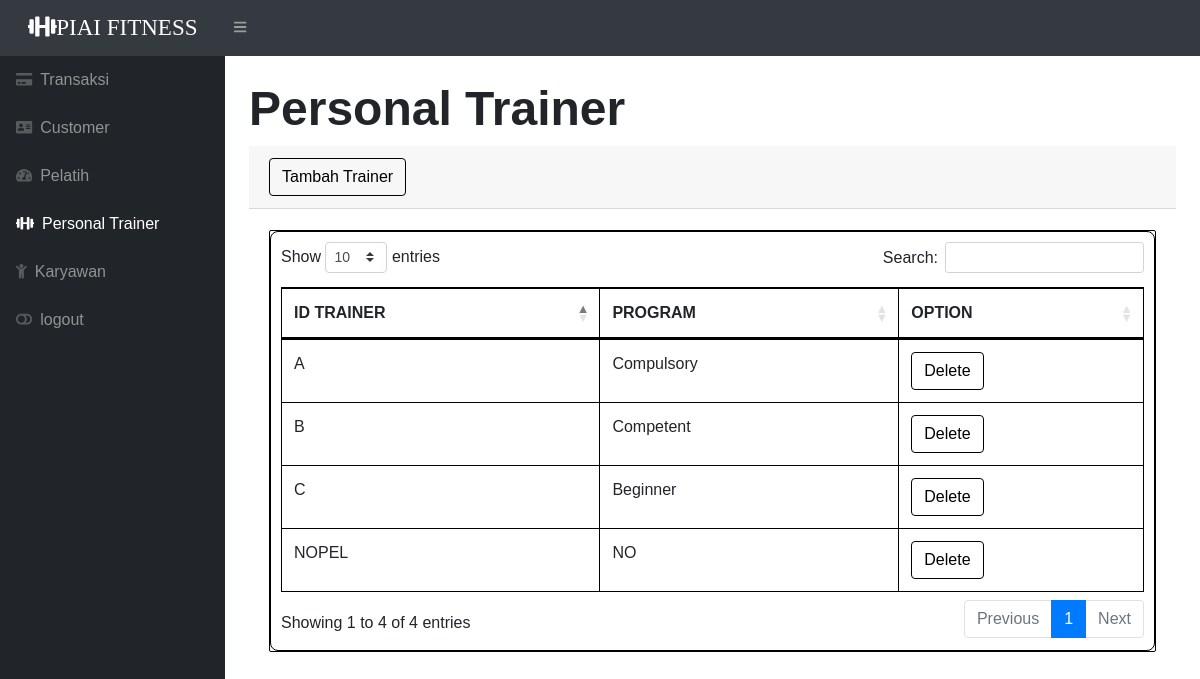
/personaltrainer.php, run on the app's committed database.
### tables this page shows
CREATE TABLE `personaltrainer` (
  `idpersonaltrainer` varchar(15) NOT NULL,
  `program` varchar(15) NOT NULL
);

### personaltrainer.php (the view, shortened to what this page needs)
<?php
require 'function.php';
?>
<!DOCTYPE html>
<html lang="en">
    <head>
        <link href="css/styles.css" rel="stylesheet" />
        <link href="https://cdn.datatables.net/1.10.20/css/dataTables.bootstrap4.min.css" rel="stylesheet" />
    </head>
    <body class="sb-nav-fixed">
        <nav class="sb-topnav navbar navbar-expand navbar-dark bg-dark">
        <div class="navbar-brand"><i class="fa fa-dumbbell"></i>PIAI FITNESS</div>
            <button class="btn btn-link btn-sm order-1 order-lg-0" id="sidebarToggle" href="#"><i class="fas fa-bars"></i></button>
        </nav>
        <div id="layoutSidenav">
            <div id="layoutSidenav_nav">
                <nav class="sb-sidenav accordion sb-sidenav-dark" id="sidenavAccordion">
                    <div class="sb-sidenav-menu">
                    <div class="nav">
                            <a class="nav-link" href="index.php">
                                <div class="sb-nav-link-icon"><i class="fa fa-credit-card"></i></div>
                                Transaksi
                            </a>
                            <a class="nav-link" href="customer.php">
                                <div class="sb-nav-link-icon"><i class="fas fa-address-card"></i></div>
                                Customer
                            </a>
                            <a class="nav-link" href="pelatih.php">
                                <div class="sb-nav-link-icon"><i class="fas fa-tachometer-alt"></i></div>
                                Pelatih
                            </a>
                            <a class="nav-link" href="personaltrainer.php">
                                <div class="sb-nav-link-icon"><i class="fas fa-dumbbell"></i></div>
                                Personal Trainer
                            </a>
                            <a class="nav-link" href="karyawan.php">
                                <div class="sb-nav-link-icon"><i class="fas fa-child"></i></div>
                                Karyawan
                            </a>
                            <a class="nav-link" href="login.php">
                                <div class="sb-nav-link-icon"><i class="fas fa-toggle-off"></i></div>
                                logout
                            </a>
                        </div>
                </nav>
            </div>
            <div id="layoutSidenav_content">
                <main>
                    <div class="container-fluid">
                    <h1 class="mt-4 custom-heading">Personal Trainer</h1>
                            <div class="card-header">
                            <button type="button" class="btn btn-outline-primary" data-toggle="modal" data-target="#myModal" style="color: black; border-color: black;">
                                Tambah Trainer
                            </div>
                            <div class="card-body">
                                    <div class="table-responsive">
                                        <div class="table-container">
                                         <div class="table-content">
                                        <table class="table table-bordered" id="dataTable" width="100%" cellspacing="0">
                                        <thead>
                                            <tr>
                                                <th>ID TRAINER</th>
                                                <th>PROGRAM</th>
                                                <th>OPTION</th>
                                            </tr>
                                        </thead>
                                        <tbody>
                                        <?php
                                        $ambilsemuadatatrainer = mysqli_query($conn, "select * from personaltrainer");
                                            while ($data = mysqli_fetch_array($ambilsemuadatatrainer)) {
                                            $idpersonaltrainer = $data['idpersonaltrainer'];
                                            $program = $data['program'];
                                         ?>
                                        <tr>
                                            <td><?php echo $idpersonaltrainer; ?></td>
                                            <td><?php echo $program; ?></td>
                                            <td>
                                                <button type="button" class="btn btn-outline-danger" data-toggle="modal" data-target="#delete<?php echo $idpersonaltrainer; ?>" style="color: black; border-color: black;">
                                                    Delete
                                                </button>
                                            </td>
                                        </tr>
                                            <?php
                                            }
                                            ?>
                                        </tbody>
                                    </table>
                                </div>
                            </div>
                        </div>
                    </div>
                </main>
            </div>
        </div>
    </body>
</html>

### personaltrainer.php (style rules this page uses)
* { padding: 0; margin: 0; box-sizing: border-box; }
body { min-height:100vh; background: url("https://images.pexels.com/photos/669576/pexels-photo-669576.jpeg?auto=compress&cs=tinysrgb&w=1260&h=750&dpr=1") no-repeat center center/cover; font-family: sans-serif; background-size: cover; background-position: center; backdrop-filter: blur(5px) }
.table-container { overflow: hidden; position: relative; border-radius: 2px; margin-top: 1px; border: 1px solid black; }
.table-container::after { content: ""; position: absolute; top: 0; left: 0; width: 100%; height: 100%; border-radius: 10px; box-sizing: border-box; pointer-events: none; }
.table-content { border: 1px solid black; padding: 10px; border-radius: 8px; }
.custom-heading { font-family: georgia, sans-serif; font-size: 3rem; font-weight: bold; color: solid black; margin-top: 40px; }
.table-bordered, .table-bordered th, .table-bordered td { border-color: black !important; }
.navbar-brand { display: inline-block; text-align: center; text-decoration: none; color: #333; font-family: Georgia, serif; font-size: 23px; width: 1000px; }

### data on the page
personaltrainer: idpersonaltrainer "A", program "Compulsory"
personaltrainer: idpersonaltrainer "B", program "Competent"
personaltrainer: idpersonaltrainer "C", program "Beginner"
personaltrainer: idpersonaltrainer "NOPEL", program "NO"
